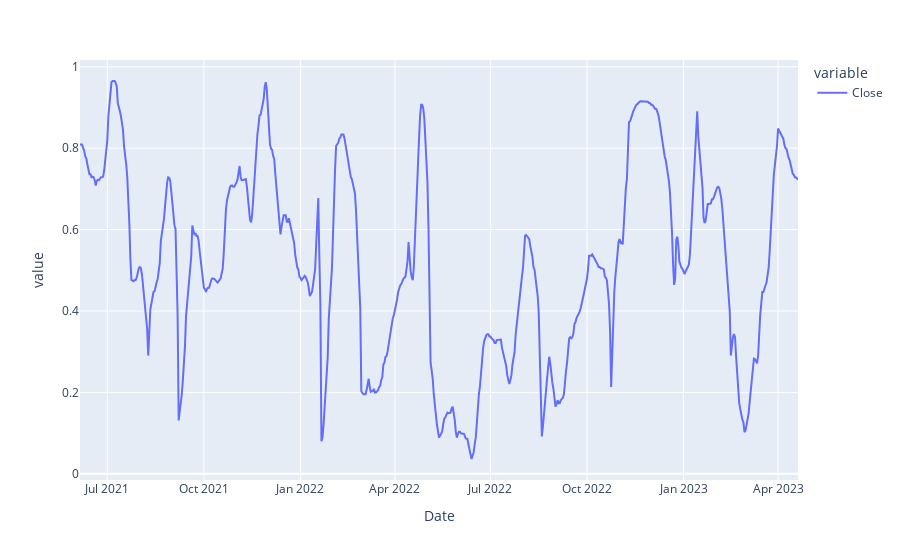

Notebook cell for this chart:
### Code cell
validation_proxy = AdaptiveWindowCV.validation_proxy_autocorrelation_ljung_box(btc.Close, 45, 15, 4)
px.line(validation_proxy)

### Figure 1 — Plotly figure (JSON) as saved in the notebook; plotly's stock layout.template omitted (floating-point values rounded to 4 significant figures; data arrays with more than 128 entries replaced by an {"elided": "..."} marker saying what was removed)
{"data": [{"hovertemplate": "variable=Close<br>Date=%{x}<br>value=%{y}<extra></extra>", "legendgroup": "Close", "line": {"color": "#636efa", "dash": "solid"}, "marker": {"symbol": "circle"}, "mode": "lines", "name": "Close", "orientation": "v", "showlegend": true, "type": "scatter", "x": {"elided": "685 str values"}, "xaxis": "x", "y": {"elided": "685 float values"}, "yaxis": "y"}], "layout": {"legend": {"title": {"text": "variable"}, "tracegroupgap": 0}, "margin": {"t": 60}, "xaxis": {"anchor": "y", "domain": [0, 1], "title": {"text": "Date"}}, "yaxis": {"anchor": "x", "domain": [0, 1], "title": {"text": "value"}}}}
